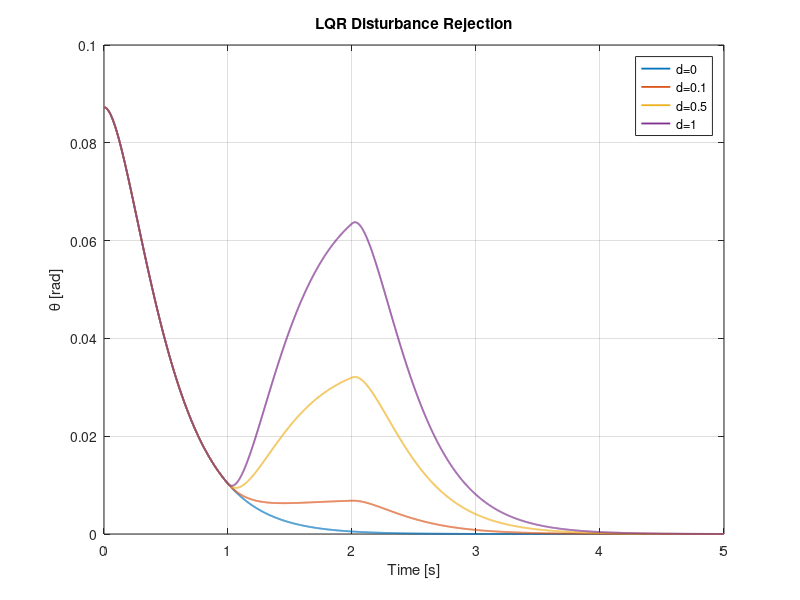

Recreate this plot in MATLAB.
%% DISTURBANCE REJECTION

clear;
clc;
close all;

%% Plant

m = 1;
l = 1;
b = 0.2;
g = 9.81;

A = [0 1;
     g/l -b/(m*l^2)];

B = [0;
     1/(m*l^2)];

%% LQR

Q = diag([100 10]);
R = 1;

K = lqr(A,B,Q,R);

%% Simulation

dt = 0.001;
t = 0:dt:5;

x0 = [5*pi/180;0];

disturbance_levels = [0 0.1 0.5 1];

figure;

for k = 1:length(disturbance_levels)

    d_amp = disturbance_levels(k);

    x = zeros(2,length(t));

    x(:,1) = x0;

    for i = 1:length(t)-1

        % External disturbance

        if t(i) >= 1 && t(i) <= 2
            d = d_amp;
        else
            d = 0;
        end

        u = -K*x(:,i);

        xdot = A*x(:,i) + B*(u+d);

        x(:,i+1) = x(:,i) + dt*xdot;

    end

    plot(t,x(1,:),'LineWidth',1.3);
    hold on;

end

grid on;

xlabel('Time [s]');
ylabel('\theta [rad]');

legend( ...
    'd=0',...
    'd=0.1',...
    'd=0.5',...
    'd=1');

title('LQR Disturbance Rejection');
